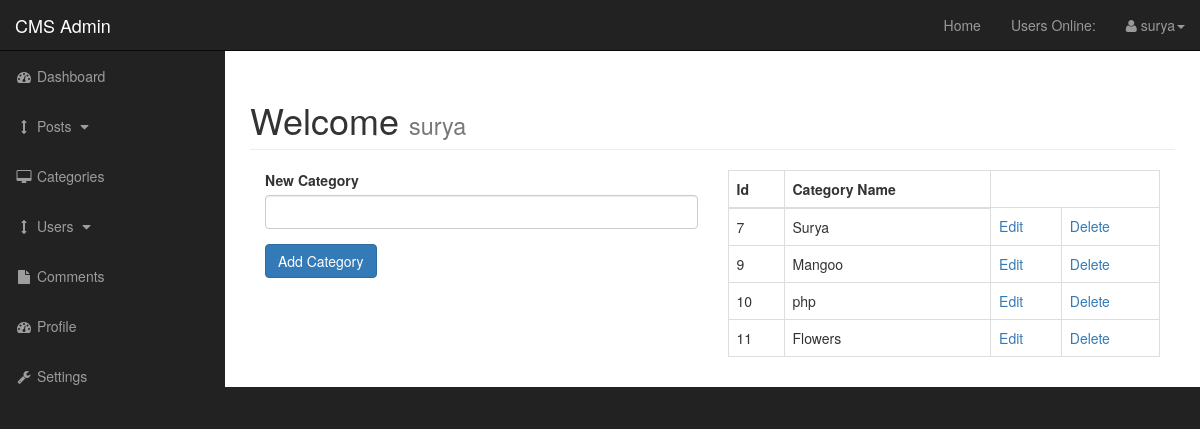
Before: /admin/categories.php (signed in) with the older database file.
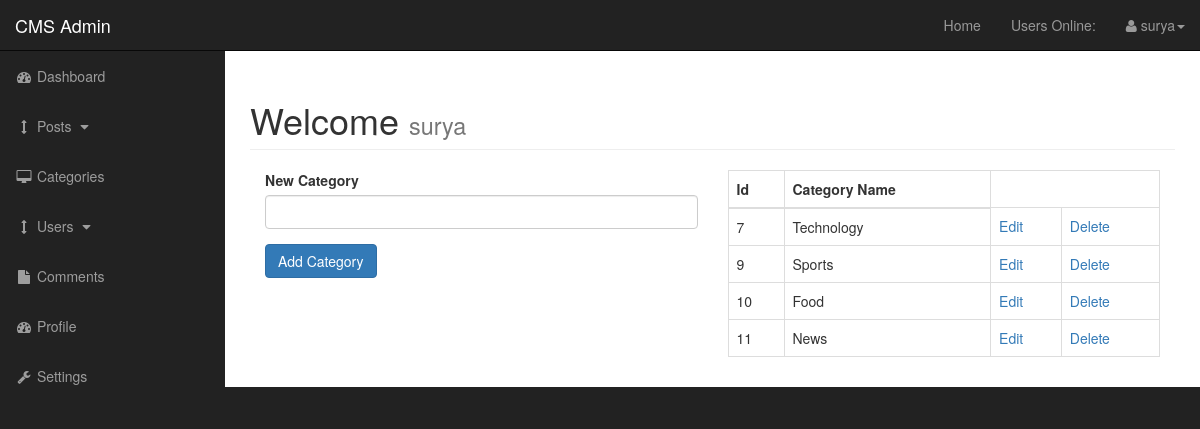
After: the same page with the newer database file.
### tables this page shows
CREATE TABLE `categories` (
  `cat_id` int(4) NOT NULL,
  `cat_title` varchar(100) NOT NULL
);

### admin/functions.php (the view, shortened to what this page needs)
<?php
function find_all_categories(){
       global $connection;
       $query = "SELECT * FROM categories";
       $select_categories = mysqli_query($connection, $query);
       while($row = mysqli_fetch_assoc( $select_categories))
       {
        $cat_id  =  $row['cat_id'];
        $cat_title  =  $row['cat_title'];
        echo "<tr>";
        echo "<td>{$cat_id}</td>";
        echo "<td>{$cat_title}</td>";
        echo "<td><a href='categories.php?edit={$cat_id}'>Edit</a></td>";
        echo "<td><a href='categories.php?delete={$cat_id}'>Delete</a></td>";
        echo "</tr>";
       }
}
?>

Changed rows visible on the page:
changed categories id 7: cat_title "Surya" → "Technology"
changed categories id 9: cat_title "Mangoo" → "Sports"
changed categories id 10: cat_title "php" → "Food"
changed categories id 11: cat_title "Flowers" → "News"
